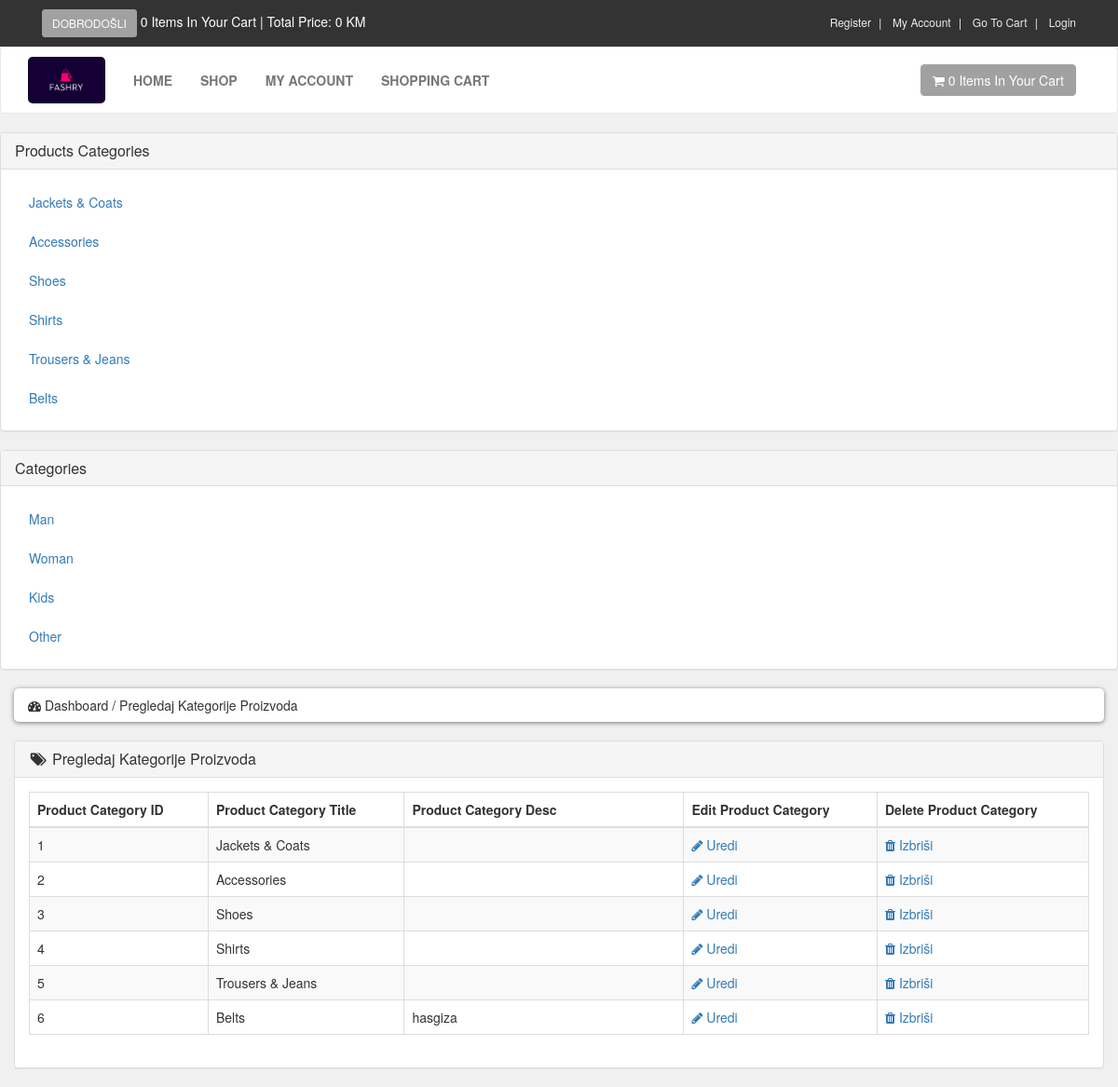
The app's page /admin/index.php?view_p_cats (signed in) with its own data.
### tables this page shows
CREATE TABLE `product_categories` (
  `p_cat_id` int(10) NOT NULL,
  `p_cat_title` text NOT NULL,
  `p_cat_desc` text NOT NULL
);

CREATE TABLE `categories` (
  `cat_id` int(10) NOT NULL,
  `cat_title` text NOT NULL,
  `cat_desc` text NOT NULL
);

### admin/view_p_cats.php (the view)
<?php
if(!isset($_SESSION['admin_name'])){
    echo "<script>window.open('login.php','_self')</script>";
}else{
?>
<div class="row">
    <div class="col-lg-12">
        <ol class="breadcrumb">
            <li>
             <i class="fa fa-dashboard"></i> Dashboard / Pregledaj Kategorije Proizvoda
            </li>
        </ol>
    </div>
</div>
<div class="row">
     <div class="col-lg-12">
         <div class="panel panel-default">
             <div class="panel-heading">
                 <h3 class="panel-title">
                   <i class="fa fa-tags fa-fw"></i>  Pregledaj Kategorije Proizvoda
                 </h3>
             </div>
             <div class="panel-body">
                 <div class="table-responsive">
                     <table class="table table-hover table-striped table-bordered">
                         <thead>
                             <tr>
                                 <th> Product Category ID </th>
                                 <th> Product Category Title </th>
                                 <th> Product Category Desc </th>
                                 <th> Edit Product Category </th>
                                 <th> Delete Product Category </th>
                             </tr>
                         </thead>
                         <tbody>
                         <?php
                         $i=0;
                         $get_p_cats= "select * from product_categories";
                         $run_p_cats= mysqli_query($con, $get_p_cats);
                         while($row_p_cats=mysqli_fetch_array($run_p_cats)){
                             $p_cat_id=$row_p_cats['p_cat_id'];
                             $p_cat_title=$row_p_cats['p_cat_title'];
                             $p_cat_desc=$row_p_cats['p_cat_desc'];
                             $i++;
                         ?>
                         <tr>
                             <td><?php echo $i; ?></td>
                             <td><?php echo $p_cat_title;  ?></td>
                             <td width="300"><?php echo $p_cat_desc;  ?></td>
                             <td>
                                <a href="index.php?edit_p_cat= <?php echo $p_cat_id; ?>">
                                  <i class="fa fa-pencil"></i> Uredi
                                </a>
                             </td>
                             <td>
                                <a href="index.php?delete_p_cat= <?php echo $p_cat_id; ?>">
                                   <i class="fa fa-trash"></i> Izbriši
                                </a>
                             </td>
                         </tr>
                         <?php  } ?>
                         </tbody>
                     </table>
                 </div>
             </div>
         </div>
     </div>
 </div>
 <?php } ?>

### functions/functions.php (shortened to what this page needs)
<?php
$db=mysqli_connect("localhost","root","","ecom_store");
function getRealIpUser(){
  switch(true){
    default : return $_SERVER['REMOTE_ADDR'];
  }
}
function items(){
  global $db;
  $ip_add=getRealIpUser();
  $get_items="select * from cart where ip_add='$ip_add'";
  $run_items=mysqli_query($db,$get_items);
  $count_items=mysqli_num_rows($run_items);
  echo $count_items;
}
function total_price(){
  $total=0;
echo "$total  KM ";
}
function getPCats(){
  global $db;
  $get_p_cats="select * from product_categories order by 1 ASC LIMIT 0,6";
  $run_p_cats=mysqli_query($db,$get_p_cats);
  while($row_p_cats=mysqli_fetch_array($run_p_cats)){
    $p_cat_id=$row_p_cats['p_cat_id'];
    $p_cat_title=$row_p_cats['p_cat_title'];
    echo "
    <li>
      <a href='shop.php?p_cat=$p_cat_id'> $p_cat_title </a>
    </li>
    ";
  }
}
function getCats(){
  global $db;
  $get_cats="select * from categories order by 1 ASC LIMIT 0,6";
  $run_cats=mysqli_query($db,$get_cats);
  while($row_cats=mysqli_fetch_array($run_cats)){
    $cat_id=$row_cats['cat_id'];
    $cat_title=$row_cats['cat_title'];
    echo "
    <li>
      <a href='shop.php?cat=$cat_id'> $cat_title </a>
    </li>
    ";
  }
}
?>

### customer/css/novi1.css (style rules this page uses)
body { font-size: 14px; line-height: 1.42857143; color: #333333; background: #f0f0f0; overflow-x: hidden; }
.breadcrumb { padding: 8px 15px; margin-bottom: 20px; background: #ffffff; border-radius: 5px; box-shadow: 0px 1px 5px rgba(0, 0, 0, .5); }

### records on screen
product_categories: p_cat_title "Jackets & Coats"
product_categories: p_cat_title "Accessories"
product_categories: p_cat_title "Shoes"
product_categories: p_cat_title "Shirts"
product_categories: p_cat_title "Trousers & Jeans"
product_categories: p_cat_title "Belts", p_cat_desc "hasgiza"
categories: cat_title "Man"
categories: cat_title "Woman"
categories: cat_title "Kids"
categories: cat_title "Other"

### other values on screen
$count_items "0 0"
$total "0"
